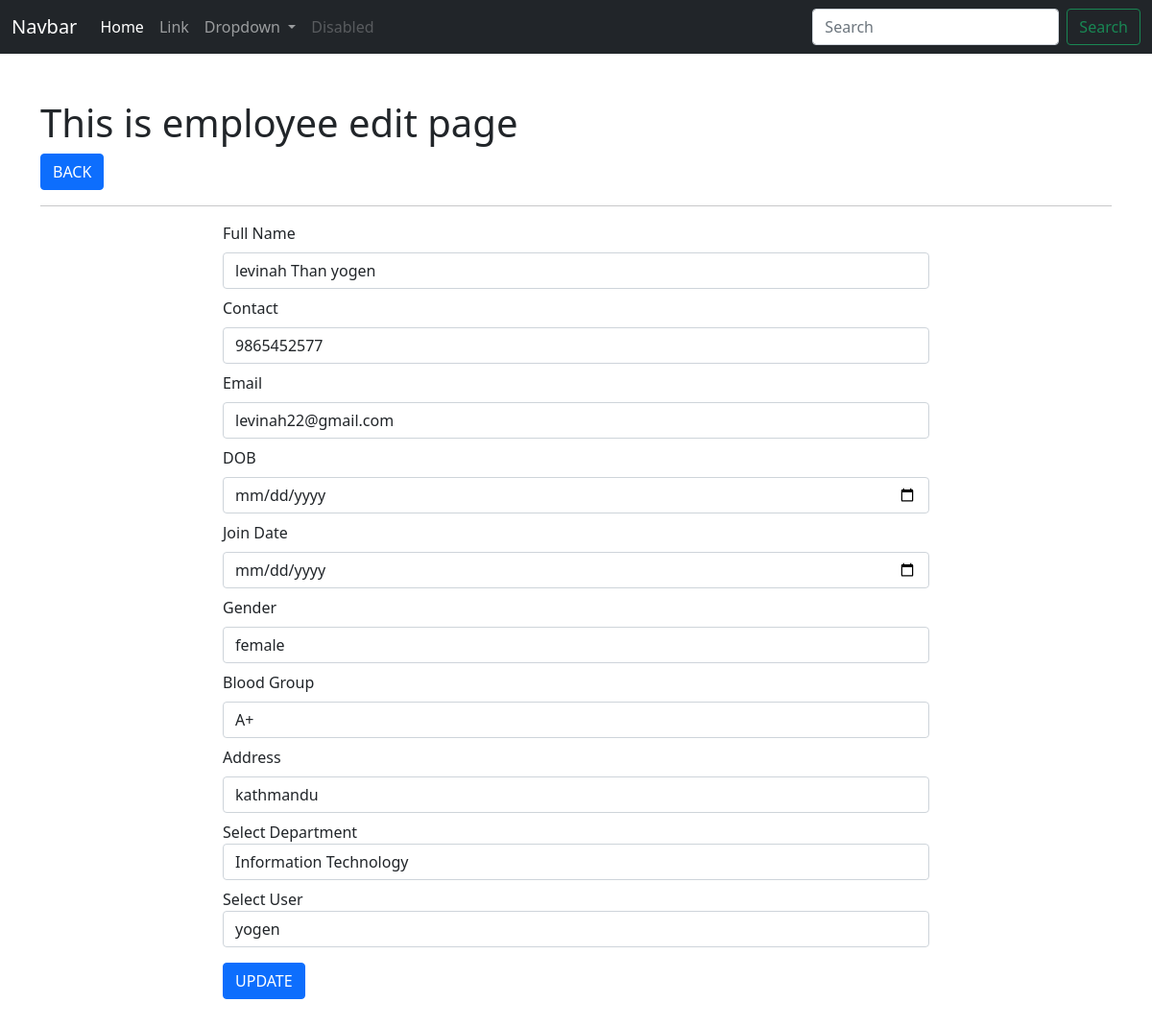
Screenshot of /employees/edit/8/ with the database file from the repository.
### app_employeewebsite/models.py (models this page shows, shortened)
class Employee(models.Model):
    full_name = models.CharField(max_length=255)
    contact = models.CharField(max_length=255)
    email = models.EmailField()
    dob = models.DateField()
    join_date = models.DateField()
    gender = models.CharField(max_length=255)
    blood_group = models.CharField(max_length=255)
    address = models.CharField(max_length=255)
    user = models.ForeignKey(User, on_delete=models.CASCADE)
    department = models.ForeignKey(Department,on_delete=models.CASCADE)
    class Meta:
        db_table = 'app_employee'

### app_employeewebsite/views.py (the view)
# urls.py: path('employees/edit/<int:id>/', views.employee_edit, name ='emp-edit'),
def employee_edit(request, id):
    data = Employee.objects.get(id=id)
    department = Department.objects.all()
    user = User.objects.all()
    context = {"data": data, "department":department, "user":user}
    return render(request, 'employees/edit_employee.html', context)

### templates/employees/edit_employee.html (shortened to what this page needs)
{% extends 'layouts/master.html' %}
{% block content %}
<div class="container mt-5 mb-5">
    <h1>This is employee edit page</h1>
    <a href="{% url 'emp-index' %}" class="btn btn-primary">BACK</a>
    <hr>
    <div class="row">
        <div class="col-md-2"></div>
        <div class="col-md-8">
            <form action="{% url 'emp-update' %}" method="post">
                <div class="form-group mb-2">
                    <label class="mb-2">Full Name</label>
                    <input
                        type="text"
                        class="form-control"
                        name="full_name"
                        value="{{ data.full_name }}"
                    >
                </div>
                <div class="form-group mb-2">
                    <label class="mb-2">Contact</label>
                    <input
                        type="text"
                        class="form-control"
                        name="contact"
                        value="{{ data.contact }}"
                    >
                </div>
                <div class="form-group mb-2">
                    <label class="mb-2">Email</label>
                    <input
                        type="email"
                        class="form-control"
                        name="email"
                        value="{{ data.email }}"
                    >
                </div>
                <div class="form-group mb-2">
                    <label class="mb-2">DOB</label>
                    <input
                        type="date"
                        class="form-control"
                        name="dob"
                        value="{{ data.dob }}"
                    >
                </div>
                <div class="form-group mb-2">
                    <label class="mb-2">Join Date</label>
                    <input
                        type="date"
                        class="form-control"
                        name="join_date"
                        value="{{ data.join_date }}"
                    >
                </div>
                <div class="form-group mb-2">
                    <label class="mb-2">Gender</label>
                    <input
                        type="text"
                        class="form-control"
                        name="gender"
                        value="{{ data.gender }}"
                    >
                </div>
                <div class="form-group mb-2">
                    <label class="mb-2">Blood Group</label>
                    <input
                        type="text"
                        class="form-control"
                        name="blood_group"
                        value="{{ data.blood_group }}"
                    >
                </div>
                <div class="form-group mb-2">
                    <label class="mb-2">Address</label>
                    <input
                        type="text"
                        class="form-control"
                        name="address"
                        value="{{ data.address }}"
                    >
                </div>
                <div class="form-group mb-2">
                    <label>Select Department</label>
                    <select name="department" class="form-control">
                        {% for val in department %}
                        <option value="{{ val.id }}">{{ val.department_name }}</option>
                        {% endfor %}
                    </select>
                </div>
                <div class="form-group mb-2">
                    <label>Select User</label>
                    <select name="user" class="form-control">
                        {% for val in user %}
                        <option value="{{ val.id }}">{{ val.username }}</option>
                        {% endfor %}
                    </select>
                </div>
                <input type="submit" class="btn btn-primary mt-2" value="UPDATE">
            </form>
        </div>
        <div class="col-md-2"></div>
    </div>
</div>
{% endblock %}

### rows the page displays
Employee: full_name "levinah Than yogen", contact "9865452577", email "levinah22@gmail.com", gender "female", blood_group "A+", address "kathmandu"

### other values shown
form field department "Information Technology"
form field user "yogen"
